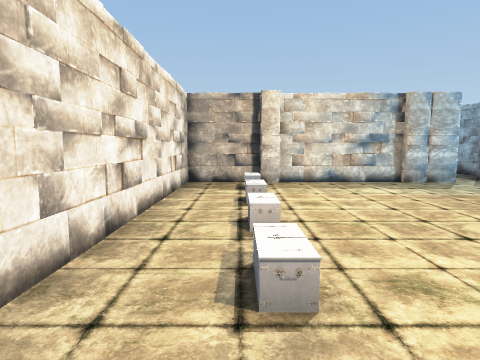
view 1 (above)

24 first-person views from a walk through a 3-D level made in the Unity game engine. The camera is 1.2 m above the floor, tilts 6° down and sees 75° across. The floor is counted in squares, 1 m on a side. Each view is taken from the middle of a square. On the plan, view 1 faces up. The plan holds only what a view shows up to about 13 squares ahead; the rest is blank. Door leaves are left out, so doorways stand open. Some surface patterns are stand-ins.

view 2
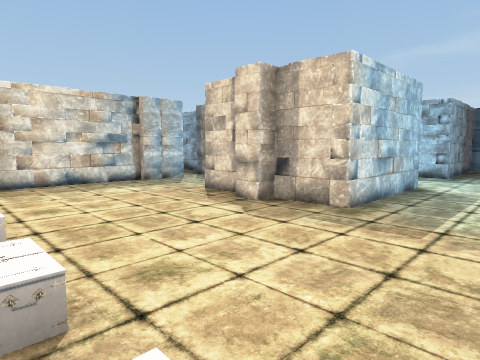

view 3
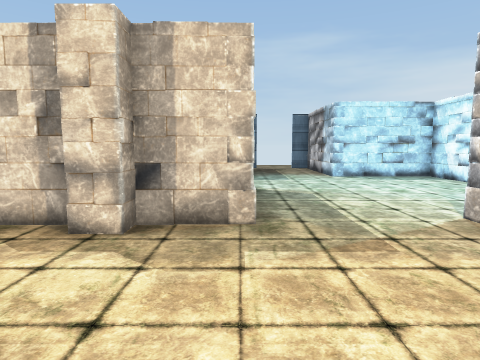

view 4
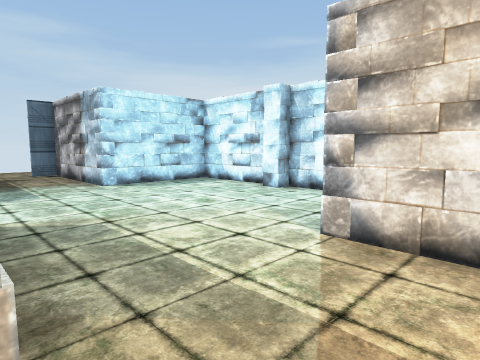

view 5
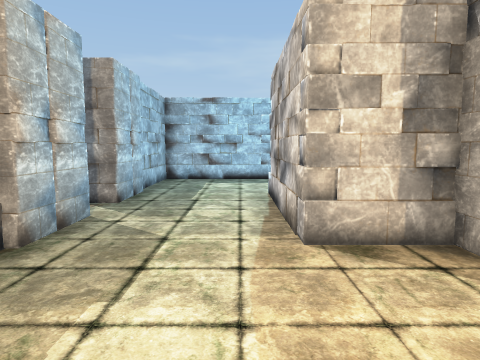

view 6
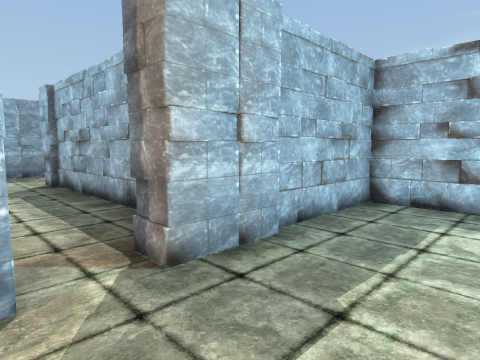

view 7
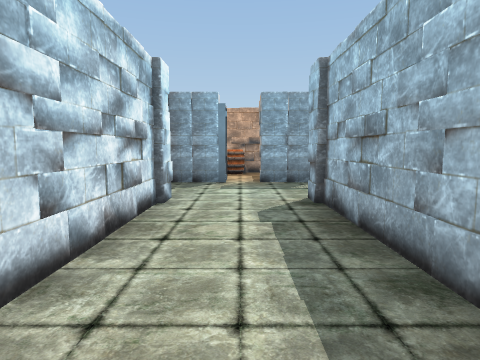

view 8
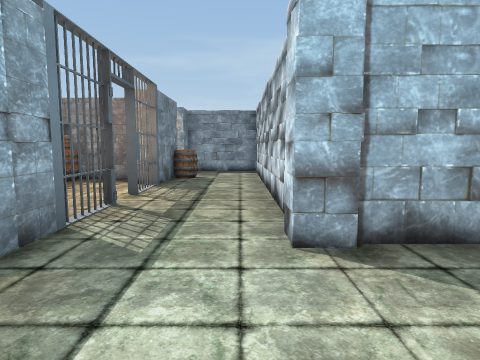

view 9
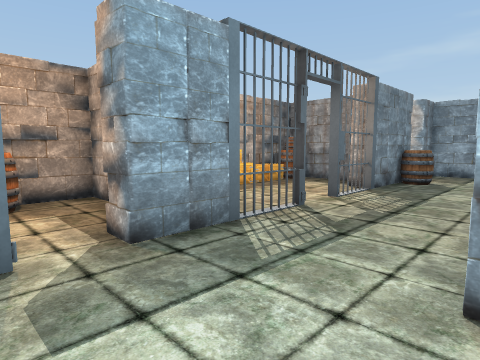

view 10
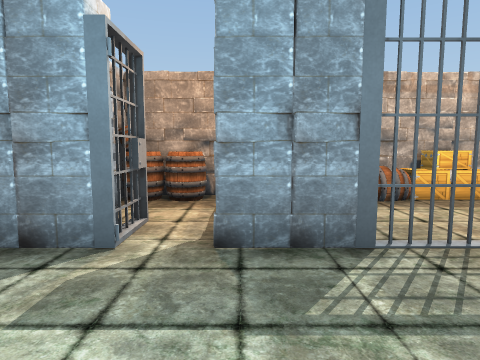

view 11
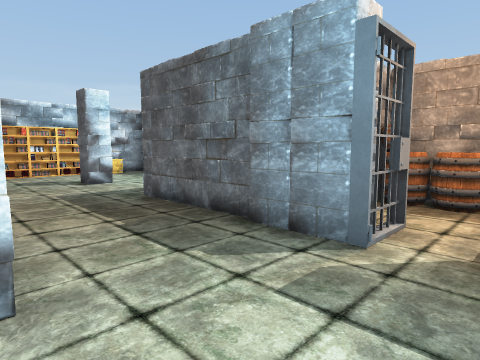

view 12
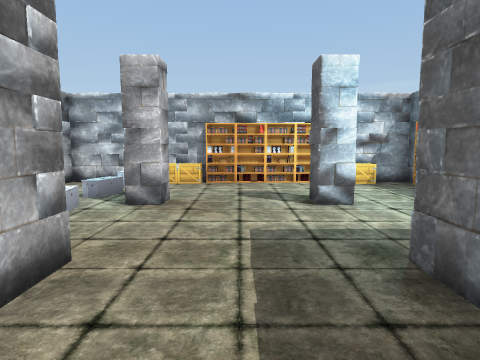

view 13
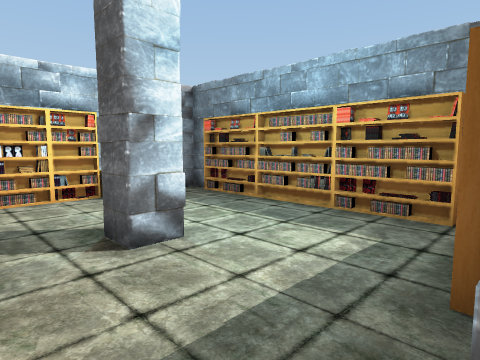

view 14
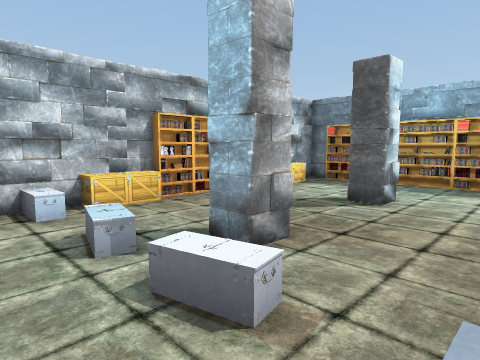

view 15
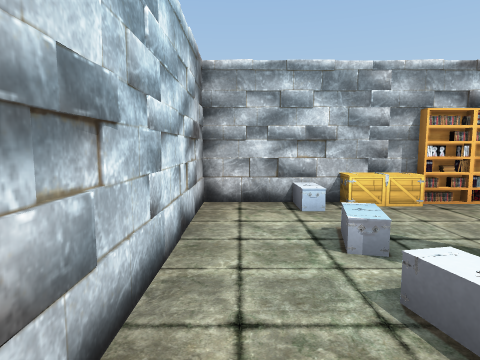

view 16
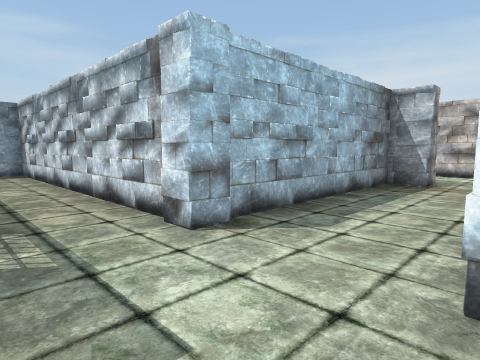

view 17
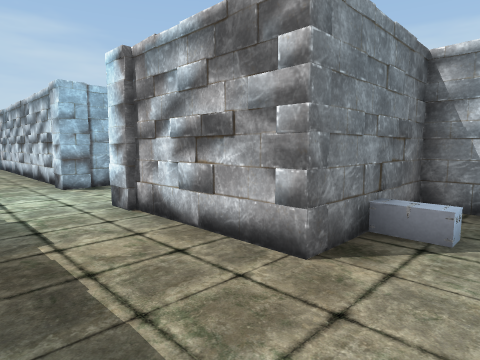

view 18
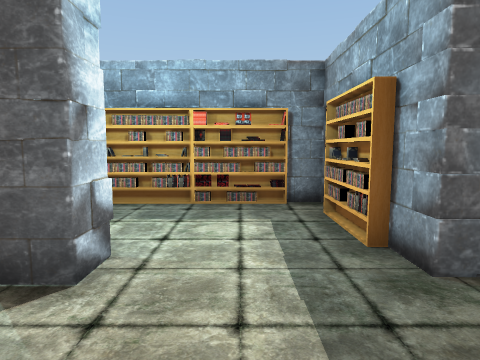

view 19
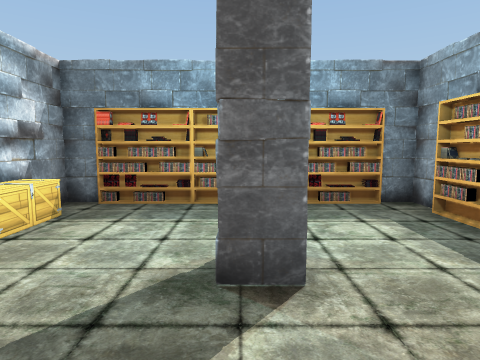

view 20
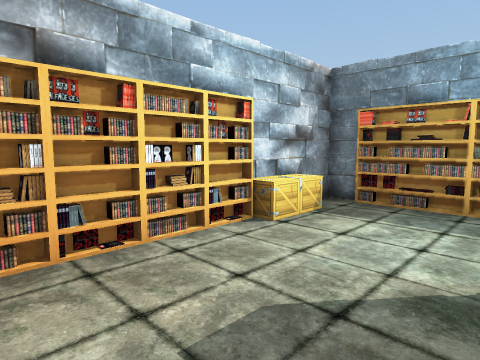

view 21
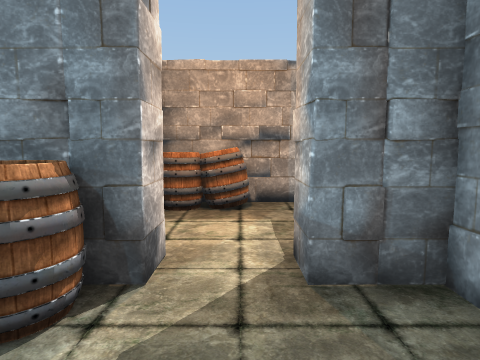

view 22
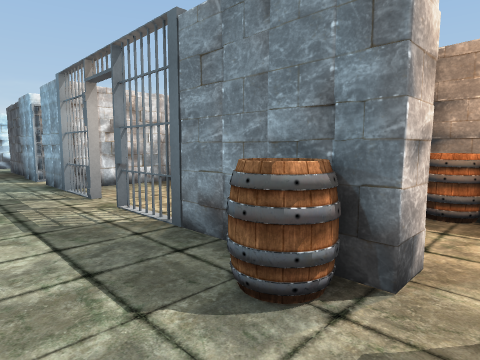

view 23
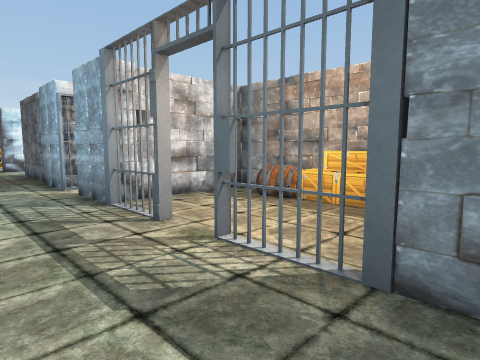

view 24
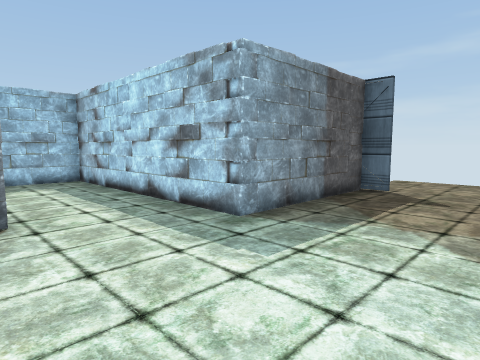

### Floor plan
Key: @ floor where view 1 was taken; # wall or solid block; x gap in a wall; . floor; D open door; P pillar; B barrel; T thing the floor can be seen under or through; C crate; K books; O other object.
Columns run from 6 left of view 1 to 22 right of it. Each row starts with its distance up from view 1.
 27 #OOOKKKO#   ################
 26 #.O...O.#   #BB.#.BCCCCB#BB.
 25 #C......K    ...#.......#...
 24  C......O    #..#..D....#...
 23 OO..P...####PP.PP##DTTxPPPDPP
 22 O.......................BB..#
 21 KO..........................#
 20 O...........................#
 19 CC..P...####P...P############
 18 #.......#  ##...##
 17 #.......#   #...#
 16 #.......#   #...#
 15 #########   #...#
 14             #...#
 13              ...#
 12               ..##
 11     ###P####PPDPP####
 10     #..P............#
  9     #...............#
  8     #...............#
  7     #.......#####...#
  6     #.......#    ...#
  5     #......PP   PP..#
  4     #.......#    ...#   P
  3     #.......#####...####P#
  2     #.......................
  1        .....................
  0       @ .................#..
 -1           ###.......####P#
 -2              .......#   P
 -3              .......#
 -4               ..P...#
 -5                #P####

Where each view was taken, in squares from view 1:
view 1: 0 up, 0 right, facing up
view 2: 0 up, 0 right, facing up-right
view 3: 3 up, 1 right, facing right
view 4: 3 up, 4 right, facing down-right
view 5: 8 up, 2 right, facing right
view 6: 8 up, 7 right, facing up-right
view 7: 12 up, 8 right, facing up
view 8: 20 up, 6 right, facing right
view 9: 19 up, 7 right, facing up-right
view 10: 19 up, 9 right, facing up
view 11: 19 up, 9 right, facing up-left
view 12: 21 up, 5 right, facing left
view 13: 21 up, 2 right, facing up-left
view 14: 16 up, 1 right, facing up-left
view 15: 16 up, 1 right, facing left
view 16: 22 up, 6 right, facing down-right
view 17: 22 up, 0 right, facing down-right
view 18: 20 up, 0 right, facing up
view 19: 20 up, 2 left, facing up
view 20: 20 up, 2 left, facing up-left
view 21: 20 up, 20 right, facing up
view 22: 20 up, 20 right, facing up-left
view 23: 20 up, 17 right, facing up-left
view 24: 1 down, 10 right, facing up-right
